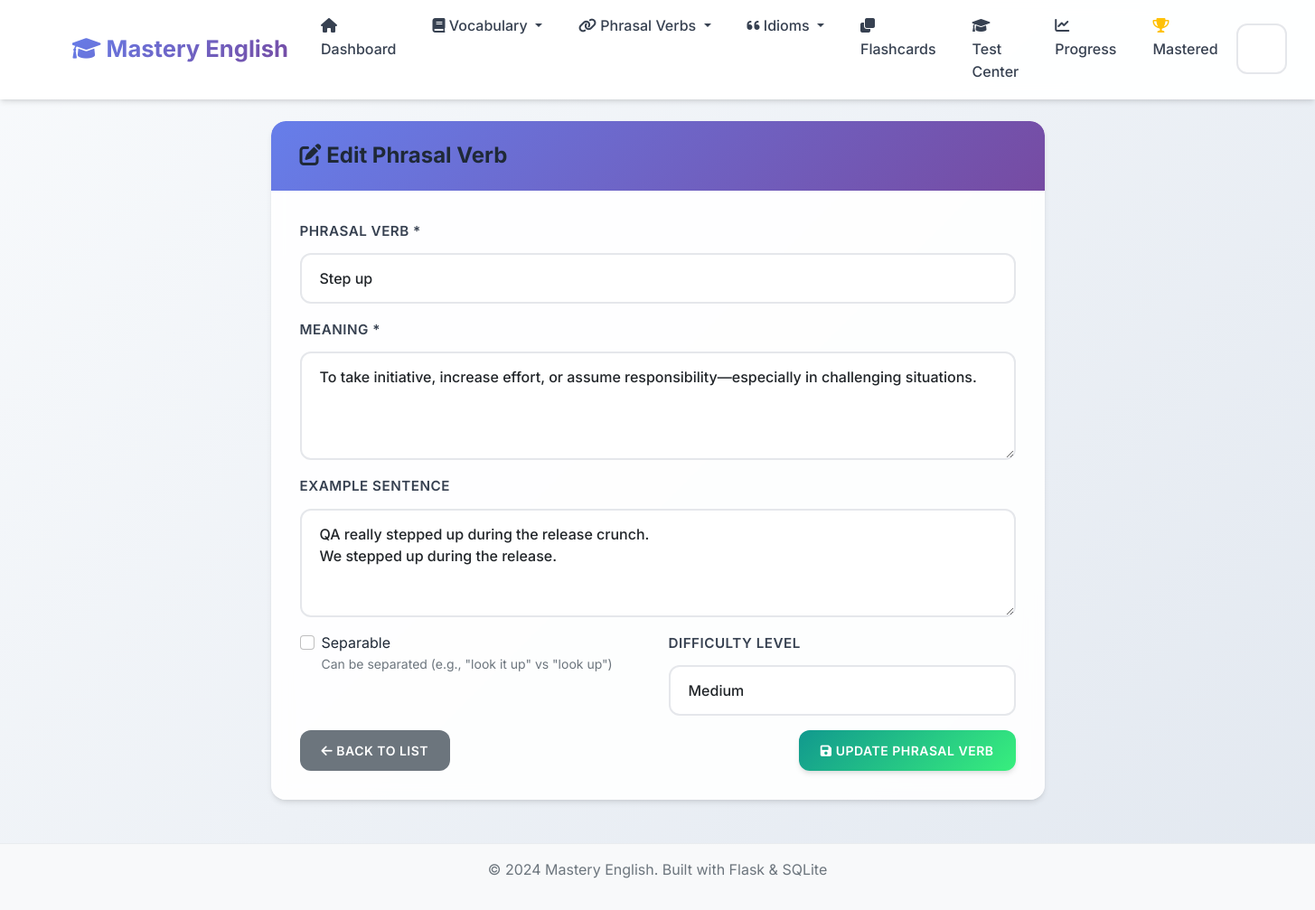
The page /phrasal-verbs/23/edit on the database its author committed.
### app.py (models this page shows, shortened)
class PhrasalVerb(db.Model):
    __tablename__ = 'phrasal_verbs'
    id = db.Column(db.Integer, primary_key=True)
    phrasal_verb = db.Column(db.String(100), nullable=False)
    meaning = db.Column(db.Text, nullable=False)
    example_sentence = db.Column(db.Text)
    separable = db.Column(db.Boolean, default=False)
    difficulty_level = db.Column(db.String(20), default='medium')
    date_added = db.Column(db.DateTime, default=datetime.utcnow)
    times_practiced = db.Column(db.Integer, default=0)
    last_practiced = db.Column(db.DateTime)
    mastery_level = db.Column(db.Integer, default=0)

### app.py (the view, shortened to what this page needs)
@app.route('/phrasal-verbs/<int:id>/edit', methods=['GET', 'POST'])
def edit_phrasal_verb(id):
    phrasal_verb = PhrasalVerb.query.get_or_404(id)
    return render_template('edit_phrasal_verb.html', phrasal_verb=phrasal_verb)

### templates/edit_phrasal_verb.html (shortened to what this page needs)
{% extends "base.html" %}
{% block content %}
<div class="row">
    <div class="col-md-8 mx-auto">
        <div class="card">
            <div class="card-header">
                <h4 class="mb-0">
                    <i class="fas fa-edit"></i> Edit Phrasal Verb
                </h4>
            </div>
            <div class="card-body">
                <form method="POST">
                    <div class="mb-3">
                        <label for="phrasal_verb" class="form-label">Phrasal Verb *</label>
                        <input type="text" class="form-control" id="phrasal_verb" name="phrasal_verb" value="{{ phrasal_verb.phrasal_verb }}" required>
                    </div>
                    <div class="mb-3">
                        <label for="meaning" class="form-label">Meaning *</label>
                        <textarea class="form-control" id="meaning" name="meaning" rows="3" required>{{ phrasal_verb.meaning }}</textarea>
                    </div>
                    <div class="mb-3">
                        <label for="example_sentence" class="form-label">Example Sentence</label>
                        <textarea class="form-control" id="example_sentence" name="example_sentence" rows="2">{{ phrasal_verb.example_sentence or '' }}</textarea>
                    </div>
                    <div class="row">
                        <div class="col-md-6">
                            <div class="mb-3">
                                <div class="form-check">
                                    <input class="form-check-input" type="checkbox" id="separable" name="separable" {% if phrasal_verb.separable %}checked{% endif %}>
                                    <label class="form-check-label" for="separable">
                                        Separable
                                        <small class="text-muted d-block">Can be separated (e.g., "look it up" vs "look up")</small>
                                    </label>
                                </div>
                            </div>
                        </div>
                        <div class="col-md-6">
                            <div class="mb-3">
                                <label for="difficulty_level" class="form-label">Difficulty Level</label>
                                <select class="form-select" id="difficulty_level" name="difficulty_level">
                                    <option value="medium" {% if phrasal_verb.difficulty_level == 'medium' %}selected{% endif %}>Medium</option>
                                </select>
                            </div>
                        </div>
                    </div>
                    <div class="d-flex justify-content-between">
                        <a href="{{ url_for('phrasal_verbs_list') }}" class="btn btn-secondary">
                            <i class="fas fa-arrow-left"></i> Back to List
                        </a>
                        <button type="submit" class="btn btn-success">
                            <i class="fas fa-save"></i> Update Phrasal Verb
                        </button>
                    </div>
                </form>
            </div>
        </div>
    </div>
</div>
{% endblock %}

### static/css/style.css (style rules this page uses)
:root { --primary-color: #6366f1; --primary-dark: #4f46e5; --primary-light: #8b5cf6; --success-color: #10b981; --success-dark: #059669; --info-color: #06b6d4; --info-dark: #0891b2; --warning-color: #f59e0b; --warning-dark: #d97706; --danger-color: #ef4444; --danger-dark: #dc2626; --light-color: #f8fafc; --dark-color: #1e293b; --gray-50: #f9fafb; --gray-100: #f3f4f6; --gray-200: #e5e7eb; --gray-300: #d1d5db; --gray-400: #9ca3af; --gray-500: #6b7280; --gray-600: #4b5563; --gray-700: #374151; --gray-800: #1f2937; --gray-900: #111827; --gradient-primary: linear-gradient(135deg, #667eea 0%, #764ba2 100%); --gradient-success: linear-gradient(135deg, #11998e 0%, #38ef7d 100%); --gradient-info: linear-gradient(135deg, #667db6 0%, #0082c8 100%); --gradient-warning: linear-gradient(135deg, #f093fb 0%, #f5576c 100%); --gradient-hero: linear-gradient(135deg, #667eea 0%, #764ba2 50%, #f093fb 100%); --shadow-sm: 0 1px 2px 0 rgba(0, 0, 0, 0.05); --shadow: 0 4px 6px -1px rgba(0, 0, 0, 0.1), 0 2px 4px -1px rgba(0, 0, 0, 0.06); --shadow-md: 0 10px 15px -3px rgba(0, 0, 0, 0.1), 0 4px 6px -2px rgba(0, 0, 0, 0.05); --shadow-lg: 0 20px 25px -5px rgba(0, 0, 0, 0.1), 0 10px 10px -5px rgba(0, 0, 0, 0.04); --shadow-xl: 0 25px 50px -12px rgba(0, 0, 0, 0.25); }
body { font-family: 'Inter', 'Segoe UI', -apple-system, BlinkMacSystemFont, sans-serif; background: linear-gradient(135deg, #f8fafc 0%, #e2e8f0 100%); min-height: 100vh; line-height: 1.6; color: var(--gray-800); }
.card { border: none; border-radius: 16px; background: rgba(255, 255, 255, 0.9); backdrop-filter: blur(10px); box-shadow: var(--shadow); transition: all 0.4s cubic-bezier(0.4, 0, 0.2, 1); position: relative; overflow: hidden; }
.card::before { content: ''; position: absolute; top: 0; left: 0; width: 100%; height: 2px; background: var(--gradient-primary); transform: scaleX(0); transition: transform 0.3s ease; }
.card-header { background: var(--gradient-primary); color: white; border-bottom: none; border-radius: 16px 16px 0 0 !important; padding: 1.5rem 2rem; font-weight: 600; }
.card-body { padding: 2rem; }
.btn { border-radius: 12px; font-weight: 600; padding: 0.75rem 1.5rem; text-transform: uppercase; letter-spacing: 0.5px; font-size: 0.875rem; transition: all 0.3s cubic-bezier(0.4, 0, 0.2, 1); position: relative; overflow: hidden; border: none; }
.btn::before { content: ''; position: absolute; top: 0; left: -100%; width: 100%; height: 100%; background: linear-gradient(90deg, transparent, rgba(255,255,255,0.2), transparent); transition: left 0.5s; }
.btn-success { background: var(--gradient-success); box-shadow: var(--shadow); }
.form-control, .form-select { border-radius: 12px; border: 2px solid var(--gray-200); padding: 0.875rem 1.25rem; font-size: 1rem; font-weight: 500; background: rgba(255, 255, 255, 0.8); backdrop-filter: blur(10px); transition: all 0.3s cubic-bezier(0.4, 0, 0.2, 1); }
.form-label { font-weight: 600; color: var(--gray-700); margin-bottom: 0.75rem; font-size: 0.95rem; text-transform: uppercase; letter-spacing: 0.5px; }
textarea.form-control { resize: vertical; min-height: 120px; }
h1, h2, h3, h4, h5, h6 { font-weight: 700; color: var(--gray-800); }
.fa, .fas, .far { transition: all 0.3s ease; }

### rows shown on the page
PhrasalVerb: phrasal_verb "Step up", meaning "To take initiative, increase effort, or assume responsibility—especially in challenging situations.", example_sentence "QA really stepped up during the release crunch. We stepped up during the release.", difficulty_level "Medium"
